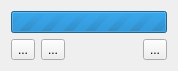
<?xml version="1.0" encoding="UTF-8"?>
<ui version="4.0">
 <class>rzxPlayer</class>
 <widget class="QDialog" name="rzxPlayer">
  <property name="geometry">
   <rect>
    <x>0</x>
    <y>0</y>
    <width>178</width>
    <height>67</height>
   </rect>
  </property>
  <property name="windowTitle">
   <string>RZX Player</string>
  </property>
  <layout class="QVBoxLayout" name="verticalLayout">
   <item>
    <widget class="QProgressBar" name="progress">
     <property name="sizePolicy">
      <sizepolicy hsizetype="Expanding" vsizetype="Minimum">
       <horstretch>0</horstretch>
       <verstretch>0</verstretch>
      </sizepolicy>
     </property>
     <property name="maximum">
      <number>0</number>
     </property>
     <property name="value">
      <number>0</number>
     </property>
     <property name="format">
      <string>%v/%m sec</string>
     </property>
    </widget>
   </item>
   <item>
    <layout class="QHBoxLayout" name="horizontalLayout">
     <item>
      <widget class="QToolButton" name="ppButton">
       <property name="toolTip">
        <string>Play / Pause</string>
       </property>
       <property name="text">
        <string>...</string>
       </property>
       <property name="icon">
        <iconset resource="../xpeccy.qrc">
         <normaloff>:/images/play.png</normaloff>:/images/play.png</iconset>
       </property>
      </widget>
     </item>
     <item>
      <widget class="QToolButton" name="stopButton">
       <property name="toolTip">
        <string>Stop</string>
       </property>
       <property name="text">
        <string>...</string>
       </property>
       <property name="icon">
        <iconset resource="../xpeccy.qrc">
         <normaloff>:/images/cancel.png</normaloff>:/images/cancel.png</iconset>
       </property>
      </widget>
     </item>
     <item>
      <spacer name="horizontalSpacer">
       <property name="orientation">
        <enum>Qt::Horizontal</enum>
       </property>
       <property name="sizeHint" stdset="0">
        <size>
         <width>40</width>
         <height>20</height>
        </size>
       </property>
      </spacer>
     </item>
     <item>
      <widget class="QToolButton" name="openButton">
       <property name="toolTip">
        <string>Open RZX</string>
       </property>
       <property name="text">
        <string>...</string>
       </property>
       <property name="icon">
        <iconset resource="../xpeccy.qrc">
         <normaloff>:/images/fileopen.png</normaloff>:/images/fileopen.png</iconset>
       </property>
      </widget>
     </item>
    </layout>
   </item>
  </layout>
 </widget>
 <resources>
  <include location="../xpeccy.qrc"/>
 </resources>
 <connections/>
</ui>
